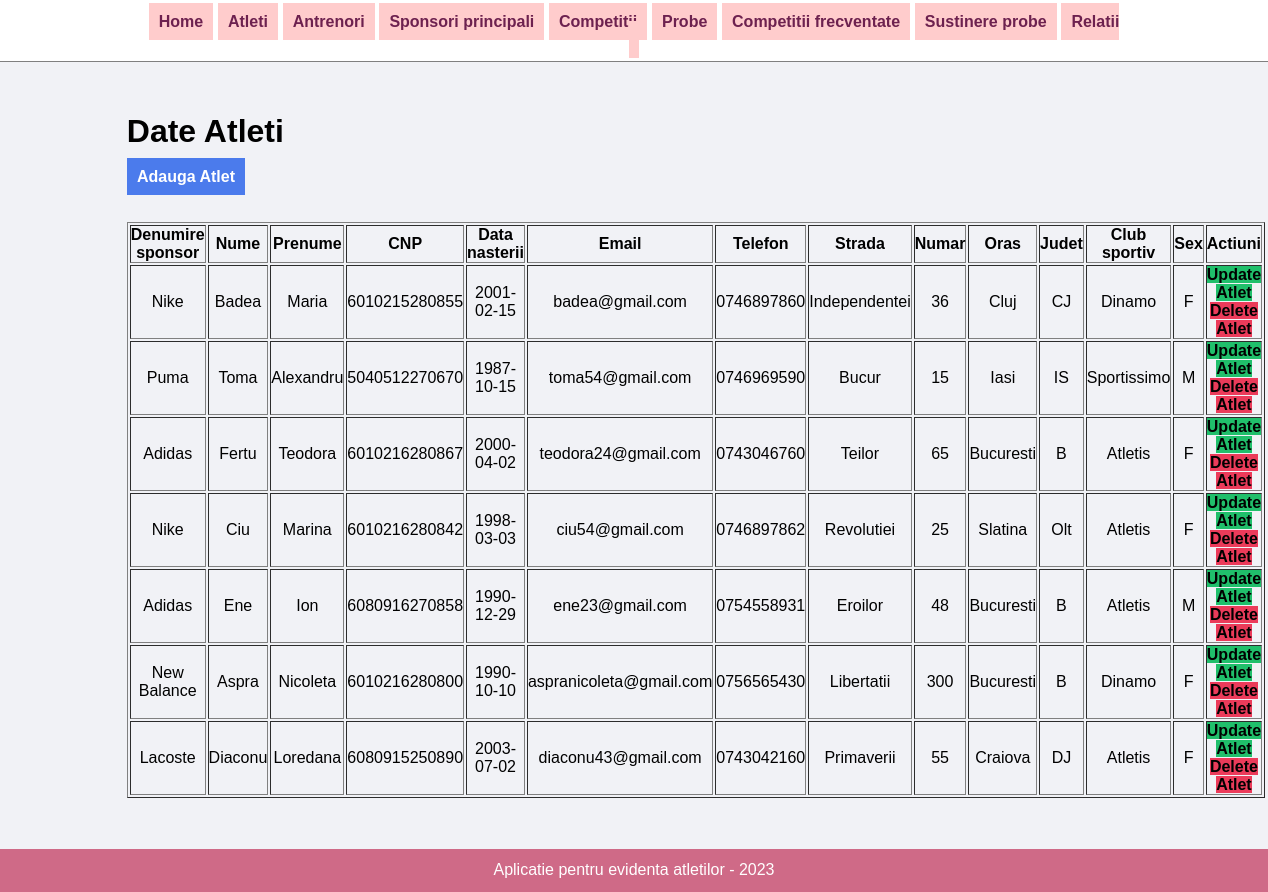
The page /atleti.php on the database its author committed.
### tables this page shows
CREATE TABLE `atleti` (
  `AtletID` int(20) NOT NULL,
  `ProbaID` int(20) NOT NULL,
  `SponsorID` int(20) NOT NULL,
  `Nume` varchar(50) NOT NULL,
  `Prenume` varchar(50) NOT NULL,
  `CNP` char(13) NOT NULL,
  `Data_nasterii` date NOT NULL,
  `Email` varchar(50) NOT NULL,
  `Telefon` varchar(20) DEFAULT NULL,
  `Strada` varchar(50) NOT NULL,
  `Numar` int(10) NOT NULL,
  `Oras` varchar(50) NOT NULL,
  `Judet` varchar(50) NOT NULL,
  `Club_sportiv` varchar(50) NOT NULL,
  `Sex` char(1) DEFAULT 'M'
);

CREATE TABLE `sponsori_principali` (
  `SponsorID` int(20) NOT NULL,
  `Cod_sponsor` char(3) NOT NULL,
  `Denumire` varchar(50) NOT NULL,
  `An_colaborare` date NOT NULL,
  `Telefon` varchar(12) NOT NULL,
  `Email` varchar(50) NOT NULL
);

### atleti.php (the view, shortened to what this page needs)
<?php include('partials/meniu.php'); ?>
<div class="main-content">
    <div class="wrapper">
       <h1>Date Atleti</h1>
       <br />
<a href="insert_atleti.php" class="btn-primary">Adauga Atlet</a>
<br /> <br /> <br />
<?php
$query = "SELECT A.AtletID, A.Nume, A.Prenume, A.CNP, A.Data_nasterii, A.Email, A.Telefon, A.Strada, A.Numar, A.Oras, A.Judet, A.Club_sportiv, A.Sex, S.Denumire
          FROM Atleti A JOIN Sponsori_principali S ON A.SponsorID = S.SponsorID";
$result = mysqli_query($connection, $query);
$atleti = [];
while($row = $result->fetch_assoc()) {
    $atleti[] = $row;
}
?>
    <table class="tbl-full", border = "1">
      <tr>
        <th>Denumire sponsor</th>
        <th>Nume</th>
        <th>Prenume</th>
        <th>CNP</th>
        <th>Data nasterii</th>
        <th>Email</th>
        <th>Telefon</th>
        <th>Strada</th>
        <th>Numar</th>
        <th>Oras</th>
        <th>Judet</th>
        <th>Club sportiv</th>
        <th>Sex</th>
        <th>Actiuni</th>
     </tr>
<?php foreach ($atleti as $atlet):?>
    <tr data-id="<?php echo $atlet['AtletID']; ?>">
        <td><?php echo $atlet['Denumire']; ?></td>
        <td><?php echo $atlet['Nume']; ?></td>
        <td><?php echo $atlet['Prenume']; ?></td>
        <td><?php echo $atlet['CNP']; ?></td>
        <td><?php echo $atlet['Data_nasterii']; ?></td>
        <td><?php echo $atlet['Email']; ?></td>
        <td><?php echo $atlet['Telefon']; ?></td>
        <td><?php echo $atlet['Strada']; ?></td>
        <td><?php echo $atlet['Numar']; ?></td>
        <td><?php echo $atlet['Oras']; ?></td>
        <td><?php echo $atlet['Judet']; ?></td>
        <td><?php echo $atlet['Club_sportiv']; ?></td>
        <td><?php echo $atlet['Sex']; ?></td>
    <td>
    <a href="<?php echo 'http://localhost/sport/'; ?>admin/update_atleti.php?id=<?php echo $atlet['AtletID']; ?>" class="btn-secondary">Update Atlet</a>
    <a href="<?php echo 'http://localhost/sport/'; ?>admin/delete_atleti.php?id=<?php echo $atlet['AtletID']; ?>" class="btn-danger">Delete Atlet</a>
</td>
</tr>
<?php endforeach; ?>
</table>
</div>
</div>
<?php include('partials/footer.php'); ?>

### admin.css (style rules this page uses)
* { margin: 0; padding: 0; font-family:Verdana, Geneva, Tahoma, sans-serif; }
.wrapper { padding: 1%; width: 80%; margin: 0 auto; }
.tbl-full { width: 100%; text-align: center; }
.btn-primary { background-color: #4b7bec; padding: 1%; color: white; text-decoration: none; font-weight: bold; }
.btn-secondary { background-color: #20bf6b; color: black; text-decoration: none; font-weight: bold; }
.btn-danger { background-color: #eb3b5a; color: black; text-decoration: none; font-weight: bold; }
.main-content { background-color: #f1f2f6; padding: 3% 0; }

### rows shown on the page
atleti: SponsorID.Denumire "Nike", Nume "Badea", Prenume "Maria", CNP "6010215280855", Data_nasterii "2001-02-15", Email "badea@gmail.com", Telefon "0746897860", Strada "Independentei", Numar "36", Oras "Cluj", Judet "CJ", Club_sportiv "Dinamo", Sex "F"
atleti: SponsorID.Denumire "Puma", Nume "Toma", Prenume "Alexandru", CNP "5040512270670", Data_nasterii "1987-10-15", Email "toma54@gmail.com", Telefon "0746969590", Strada "Bucur", Numar "15", Oras "Iasi", Judet "IS", Club_sportiv "Sportissimo", Sex "M"
atleti: SponsorID.Denumire "Adidas", Nume "Fertu", Prenume "Teodora", CNP "6010216280867", Data_nasterii "2000-04-02", Email "teodora24@gmail.com", Telefon "0743046760", Strada "Teilor", Numar "65", Oras "Bucuresti", Judet "B", Club_sportiv "Atletis", Sex "F"
atleti: SponsorID.Denumire "Nike", Nume "Ciu", Prenume "Marina", CNP "6010216280842", Data_nasterii "1998-03-03", Email "ciu54@gmail.com", Telefon "0746897862", Strada "Revolutiei", Numar "25", Oras "Slatina", Judet "Olt", Club_sportiv "Atletis", Sex "F"
atleti: SponsorID.Denumire "Adidas", Nume "Ene", Prenume "Ion", CNP "6080916270858", Data_nasterii "1990-12-29", Email "ene23@gmail.com", Telefon "0754558931", Strada "Eroilor", Numar "48", Oras "Bucuresti", Judet "B", Club_sportiv "Atletis", Sex "M"
atleti: SponsorID.Denumire "New Balance", Nume "Aspra", Prenume "Nicoleta", CNP "6010216280800", Data_nasterii "1990-10-10", Email "aspranicoleta@gmail.com", Telefon "0756565430", Strada "Libertatii", Numar "300", Oras "Bucuresti", Judet "B", Club_sportiv "Dinamo", Sex "F"
atleti: SponsorID.Denumire "Lacoste", Nume "Diaconu", Prenume "Loredana", CNP "6080915250890", Data_nasterii "2003-07-02", Email "diaconu43@gmail.com", Telefon "0743042160", Strada "Primaverii", Numar "55", Oras "Craiova", Judet "DJ", Club_sportiv "Atletis", Sex "F"
